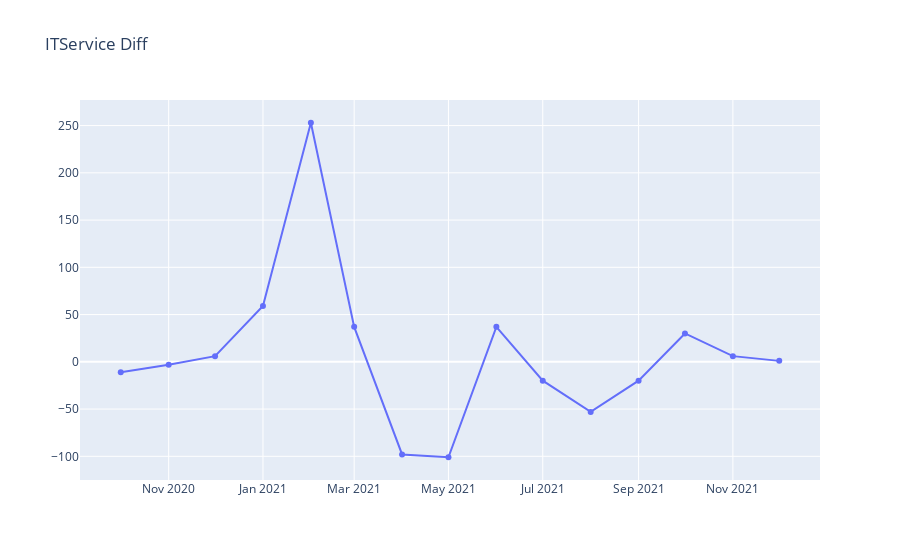

The cell this chart's notebook holds for it:
### Code cell
#plot sales diff
plot_data = [
    go.Scatter(
        x=df_diff['YYMM'],
        y=df_diff['diff'],
    )
]
plot_layout = go.Layout(
        title='ITService Diff'
    )
fig = go.Figure(data=plot_data, layout=plot_layout)
pyoff.iplot(fig)

### Figure 1 — Plotly figure (JSON) as saved in the notebook; plotly's stock layout.template omitted (floating-point values rounded to 4 significant figures)
{"data": [{"type": "scatter", "x": ["2020-10-01T00:00:00", "2020-11-01T00:00:00", "2020-12-01T00:00:00", "2021-01-01T00:00:00", "2021-02-01T00:00:00", "2021-03-01T00:00:00", "2021-04-01T00:00:00", "2021-05-01T00:00:00", "2021-06-01T00:00:00", "2021-07-01T00:00:00", "2021-08-01T00:00:00", "2021-09-01T00:00:00", "2021-10-01T00:00:00", "2021-11-01T00:00:00", "2021-12-01T00:00:00"], "y": [-11, -3, 6, 59, 253, 37, -98, -101, 37, -20, -53, -20, 30, 6, 1]}], "layout": {"title": {"text": "ITService Diff"}}}
